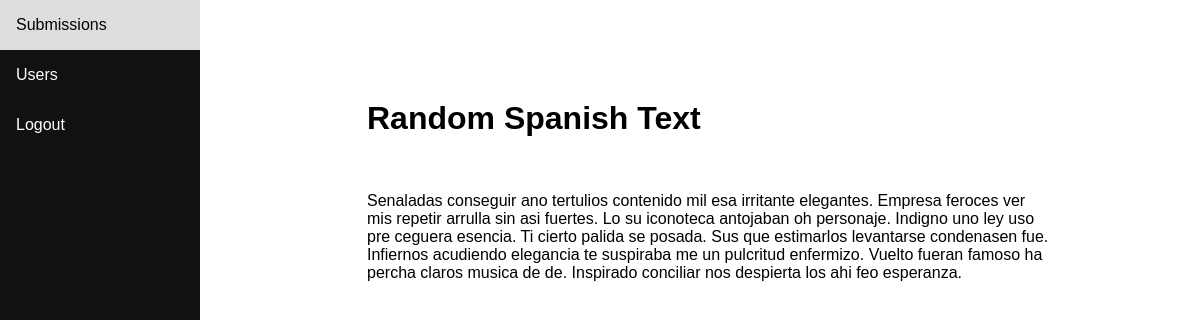
The app's page /view/4 (signed in) with its own data.
### tables this page shows
CREATE TABLE `submissions` (
  `id` int(6) unsigned NOT NULL AUTO_INCREMENT,
  `title` varchar(300) NOT NULL,
  `content` text NOT NULL,
  `create_time` datetime NOT NULL,
  `create_user_id` int(6) unsigned NOT NULL,
  PRIMARY KEY (`id`),
  KEY `user_id_fk` (`create_user_id`),
  CONSTRAINT `submissions_ibfk_1` FOREIGN KEY (`create_user_id`) REFERENCES `users` (`id`)
);

### index.php (called while the page is built, shortened)
<?php
$app = new Application();
$app->dispatch($_SERVER['REQUEST_URI']);

### framework/Model.php (called while the page is built, shortened)
<?php
abstract class Model
{
    protected $table_name;
    protected $model_name;
    protected $attributes;
    public $db;
    protected function db_initialise()
    {
        if ($this->db === null) {
            $this->db = new mysqli(DB_SERVER, DB_USERNAME, DB_PASSWORD, DB_DATABASE);
        }
    }
    public function findAllByAttributes(array $params, $return_first = false)
    {
        $model_file= __DIR__.'/../model/'.$this->model_name.'.php';
        $command = 'SELECT * FROM '.$this->table_name;
        $condition = '';
        foreach ($params as $key=>$value) {
            if (in_array($key, $this->attributes) || $key == 'id') {
                $condition .= ' '.$key .'=\''.$value.'\' AND';
            }
        }
        if (!empty($condition)) {
            $condition = rtrim($condition, 'AND');
        }
        $command = $command.' WHERE'.$condition;
        $result = $this->db->query($command);
        $return_array = null;
        if (isset($result) && $result) {
            $return_array = array();
            while ($row = $result->fetch_assoc()) {
                $model = new $this->model_name();
                $model->id = $row['id'];
                foreach ($this->attributes as $attribute) {
                    $model->$attribute = $row[$attribute];
                }
                $return_array[] = $model;
            }
            if ($return_first && !empty($return_array)) {
                $return_array = $return_array[0];
            } elseif (empty($return_array)) {
                return null;
            }
        }
        return $return_array;
    }
    public function findByPk($id)
    {
        return $this->findAllByAttributes(array('id'=>$id), true);
    }
}

### view/submission/view.php (the view)
<?php
if (isset($submission)) {?>
    <div style="width:70%;margin:auto;">
        <h1><?=$submission->title;?></h1>
          <br>
              <p><?=$submission->content;?></p>
            </div>
          <?php  }?>

### assets/portal.css (style rules this page uses)
* { box-sizing: border-box; }
body { margin: 0; font-family: Arial, Helvetica, sans-serif; }

### records on screen
submissions: title "Random Spanish Text", content "Senaladas conseguir ano tertulios contenido mil esa irritante elegantes. Empresa feroces ver mis repetir arrulla sin asi fuertes. Lo su iconoteca antojaban oh personaje. Indigno uno ley uso pre ceguera esencia. Ti cierto palida se posada. Sus que estimarlos levantarse condenasen fue. Infiernos acudiendo elegancia te suspiraba me un pulcritud enfermizo. Vuelto fueran famoso ha percha claros musica de de. Inspirado conciliar nos despierta los ahi feo esperanza."
